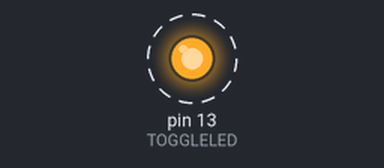
This sketch was run on a simulated Arduino Uno, built with avr-gcc and run on an emulated ATmega328P. On the bench: output pins drawn as LEDs (lit = HIGH). Dashed ring = blinking. At 1.8 s the program stops and its outputs stay as they are.

Above: at 0.09 s.
Timing chart, 0 to 3.0 s (numbered marks = the images above):
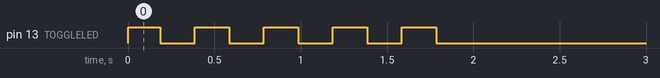

The sketch:

Task2.1.ino
```cpp
#include <avr/interrupt.h>

#define TOGGLELED() PORTB ^= (1 << PORTB5)
#define ENABLELED() PORTB |= (1 << PORTB5)
#define DISABLELED() PORTB &= ~(1 << PORTB5)

//define global variables
static volatile uint8_t toggleCount;
static volatile uint8_t toggleMax;
static volatile uint16_t cycleCount; //for counting cycles with 16MHz clock

//timer 0 ISR to toggle LED
ISR(TIMER0_COMPA_vect) {
  if (!(++cycleCount % 16)) { //toggle LED only at multiples of 16 cycles so period is 0.2 secs
    TOGGLELED();

      //check if LED cycles reached to stop blinking
    if (++toggleCount == toggleMax) {
      TIMSK0 &= ~(1 << OCIE0A);//disable comp A interrupt
    }
  }
}

//timer 1 ISR
ISR(TIMER1_OVF_vect) {
  TOGGLELED();
}

//ADC ISR to record ADC value
ISR(ADC_vect) {

}

//initialise built-in LED
void LED_init() {
  DDRB |= (1 << DDB5); //set built-in LED pin to output
}

//initialise timer 0 for blinking the LED
//input: period for toggling LED on/off
//(given prescaler of 1024, max period of 0.262 secs allowed and min period of 1ms)
void timer0_init(float togglePeriod) {
  TCCR0B &= ~(CS02 | CS01 | CS00); //stop timer by setting no clock source

  TCCR0A |= (1 << WGM01); //set timer 0 to CTC mode
  TCCR0B |= (1 << CS02) | (1 << CS00); //start timer and set timer 0 clock prescaler to 1024

  OCR0A = (uint8_t)(1000000*togglePeriod/1024 - 1);  //set compare register A value to 194 for LED toggle period (clock is at 16MHz so ISR is entered at every 16th period)
}

//initialise timer 1 for ADC sampling every second
void timer1_init() {
  TCCR1B &= ~(CS12 | CS11 | CS10); //stop timer by setting no clock source

  TCCR1B |= (1 << WGM12); //set timer 1 to CTC mode
  TCCR1B |= (1 << CS12); //start timer and set timer 0 clock prescaler to 256

  OCR1A = 62500; //set compare register A value to 62500 for period of 1 sec
}

//initialise ADC
void ADC_init() {

}

//blink the LED a number of times
//input: number of blinks
void blinkLED(uint8_t blinks) {
  ENABLELED();  //turn LED on

  toggleCount = 0;  //initialise counter for number of toggles for LED
  toggleMax = 2*blinks - 1; //set required number of toggles given number of blinks

  TCNT0 = 0;  //reset timer 0 counter value to begin counting
  TIFR0 &= ~(1 << OCF0A);  //reset OCR0A interrupt flag (as it might be high after starting timer)
  TIMSK0 |= (1 << OCIE0A);  //enable comp A interrupt
}

//test ADC with LED for task 2.1
void startADC() {

}

int main(void) {
  sei();  //enable global interrupts

  LED_init();
  timer0_init(0.2);  //configure timer 0 to toggle LED every 0.2 seconds (CLOCK IS AT 16MHz)
  timer1_init();  //configure timer 1 (16 bit timer at 16MHz) to CTC mode to read ADC every second
    //configure ADC

  blinkLED(5);

  while (1) {
    //check ADC value every second and blink depending on if lower or higher than compare value
  }
}
```

Measured:
- by itself, pin 13 (TOGGLELED): alternates HIGH for 0.20 s and LOW for 0.20 s, 10 changes in all, then stays LOW
